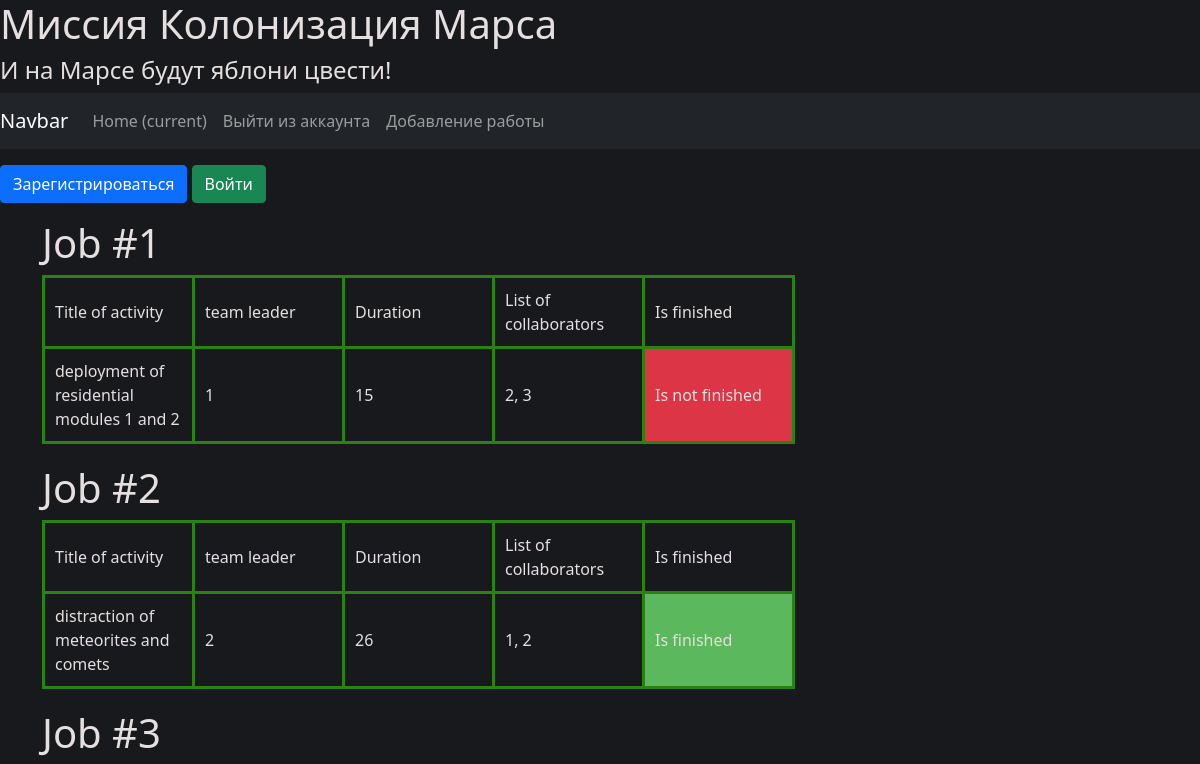
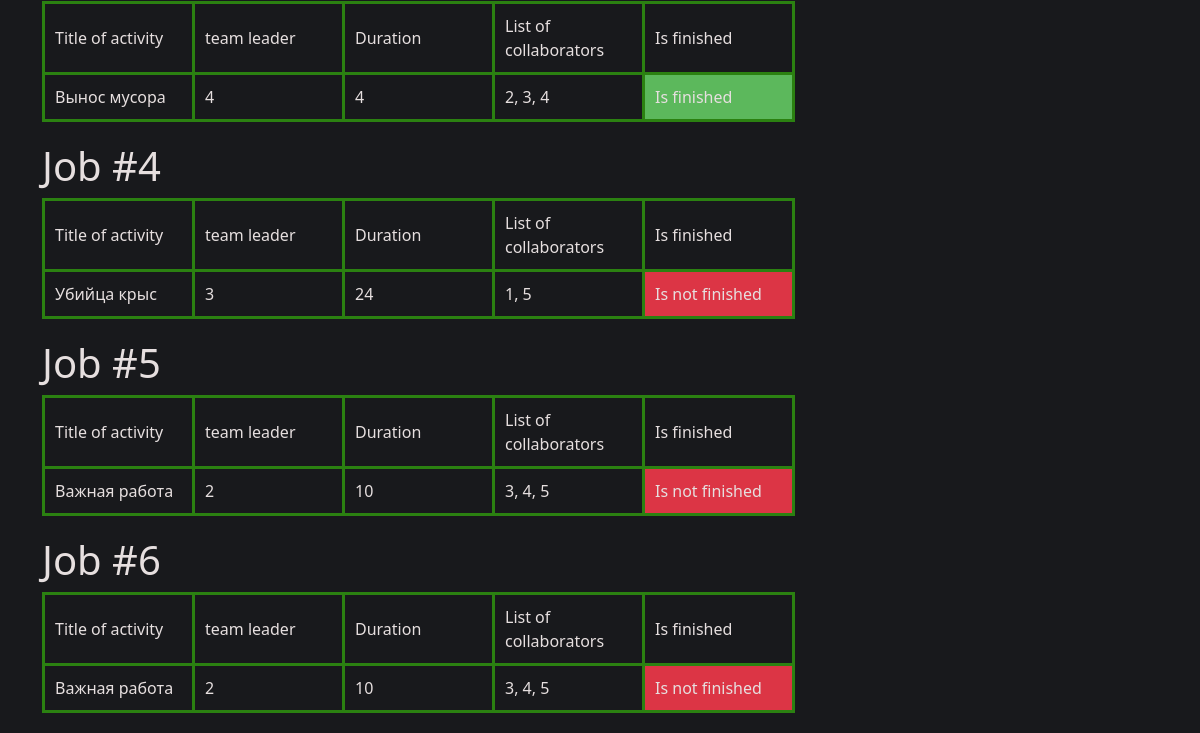
Before: / with the older database file (2 pictures, top to bottom).
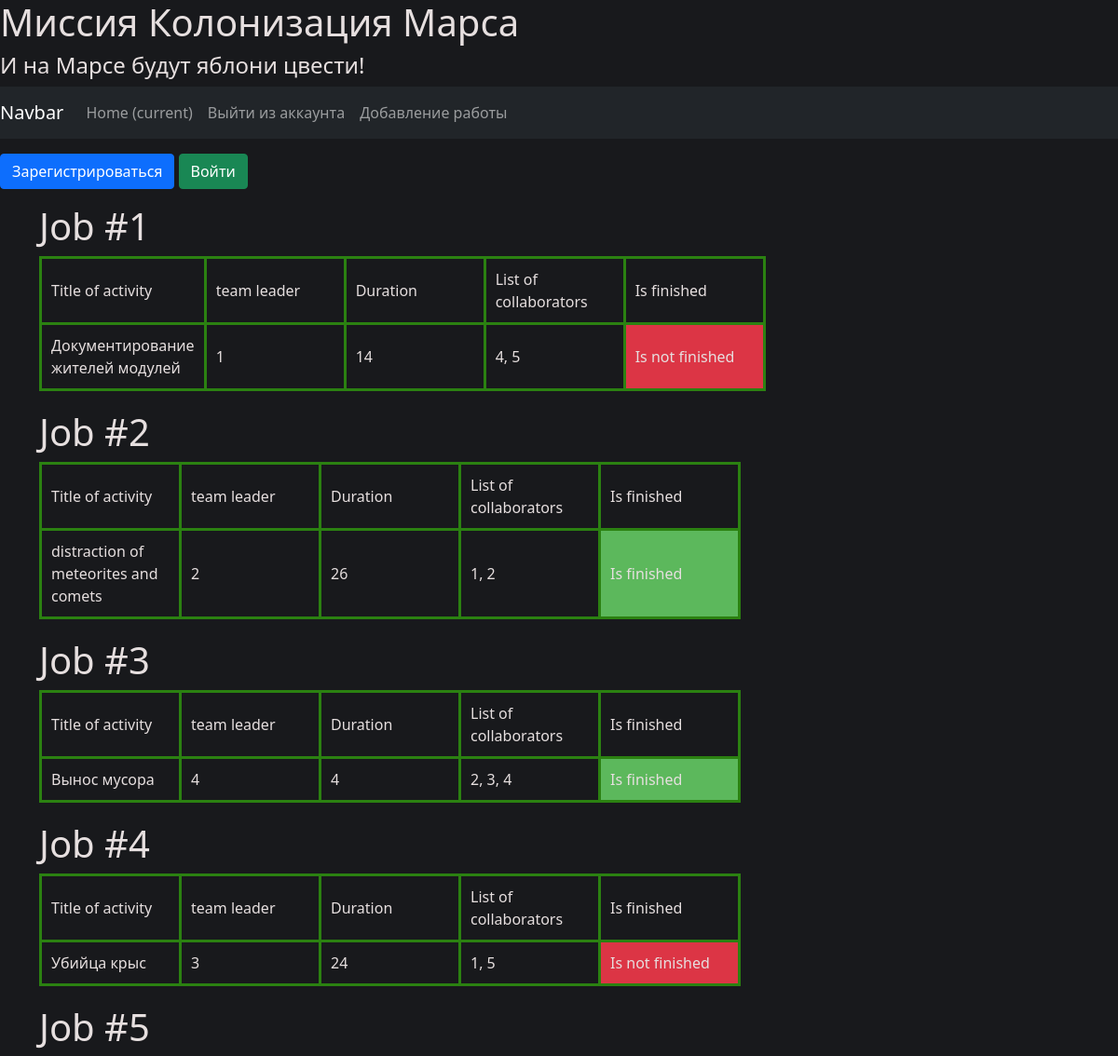
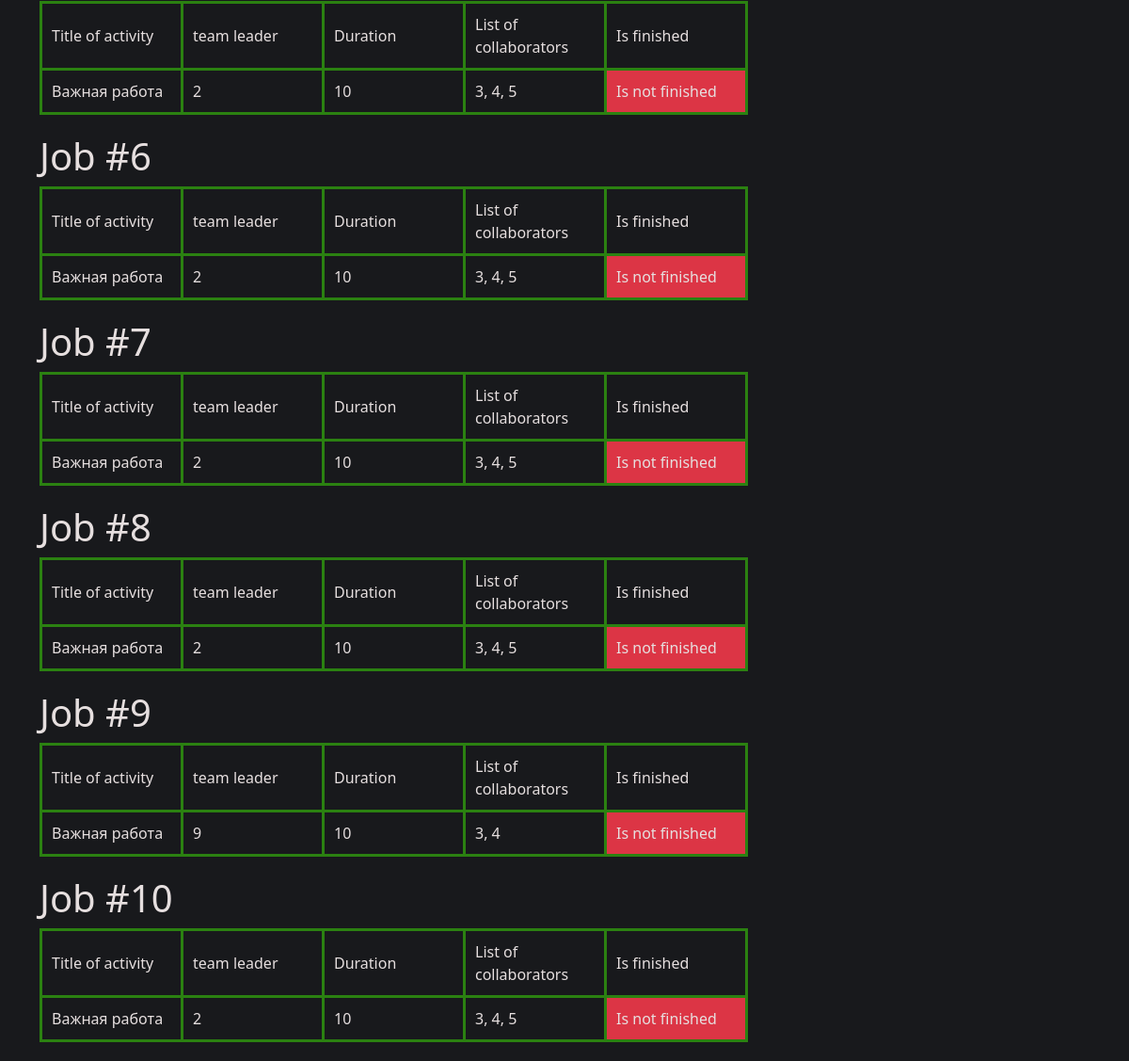
After: the same page with the newer database file (2 pictures, top to bottom).
### data/jobs.py (models this page shows, shortened)
class Job(SqlAlchemyBase, SerializerMixin):
    __tablename__ = 'jobs'
    id = sqlalchemy.Column(sqlalchemy.Integer,
                           primary_key=True, autoincrement=True)
    team_leader = sqlalchemy.Column(sqlalchemy.Integer, sqlalchemy.ForeignKey("users.id"))
    job = sqlalchemy.Column(sqlalchemy.String)
    work_size = sqlalchemy.Column(sqlalchemy.Integer)
    collaborators = sqlalchemy.Column(sqlalchemy.String)
    start_date = sqlalchemy.Column(sqlalchemy.DateTime, default=datetime.datetime.now)
    end_date = sqlalchemy.Column(sqlalchemy.DateTime)
    is_finished = sqlalchemy.Column(sqlalchemy.Boolean, default=False)
    user = orm.relationship('User')

### repr.py (the view)
@app.route('/index')
@app.route('/')
def index():
    db_sess = create_session()
    lst = []
    for job in db_sess.query(Job).all():
        lst.append(job)
    return render_template('home.html', title='Милый дом', list=lst)

### data/db_session.py (called while the page is built)
def create_session() -> Session:
    global __factory
    return __factory()

### templates/home.html (shortened to what this page needs)
{% extends "base.html" %}
{% block hed %}
<link rel="stylesheet" href="/static/css/table.css">
{% endblock %}
{% block navigate %}
<nav class="navbar navbar-expand-lg navbar-dark bg-dark">
  <a class="navbar-brand" href="/">Navbar</a>
  <div class="collapse navbar-collapse" id="navbarSupportedContent">
    <ul class="navbar-nav mr-auto">
      <li class="nav-item active">
        <a class="nav-link" href="/">Home <span class="sr-only">(current)</span></a>
      </li>
      <li class="nav-item">
        <a class="nav-link" href="/logout">Выйти из аккаунта</a>
      </li>
      <li class="nav-item">
        <a class="nav-link" href="/add_job">Добавление работы</a>
      </li>
    </ul>
  </div>
</nav>
{% endblock %}
{% block content %}
{% for job in list %}
<h1>Job #{{job.id}}</h1>
<table>
    <thead>
    <tr>
        <td>Title of activity</td>
        <td>team leader</td>
        <td>Duration</td>
        <td>List of collaborators</td>
        <td>Is finished</td>
    </tr>
    </thead>
    <tbody>
        <tr>
            <td>{{job.job}}</td>
            <td>{{job.team_leader}}</td>
            <td>{{job.work_size}}</td>
            <td>{{job.collaborators}}</td>
            {% if job.is_finished %}
            <td class="finished">Is finished</td>
            {% else %}
            <td class="not_finished">Is not finished</td>
            {% endif %}
        </tr>
    </tbody>
</table>
{% endfor %}
{% endblock %}

Changed rows visible on the page:
changed Job id 1: job "deployment of residential modules 1 and 2" → "Документирование жителей модулей"; work_size "15" → "14"; collaborators "2, 3" → "4, 5"
added Job: id "7", job "Важная работа", team_leader "2", work_size "10", collaborators "3, 4, 5", is_finished "Is not finished"
added Job: id "8", job "Важная работа", team_leader "2", work_size "10", collaborators "3, 4, 5", is_finished "Is not finished"
added Job: id "9", job "Важная работа", team_leader "9", work_size "10", collaborators "3, 4", is_finished "Is not finished"
added Job: id "10", job "Важная работа", team_leader "2", work_size "10", collaborators "3, 4, 5", is_finished "Is not finished"
